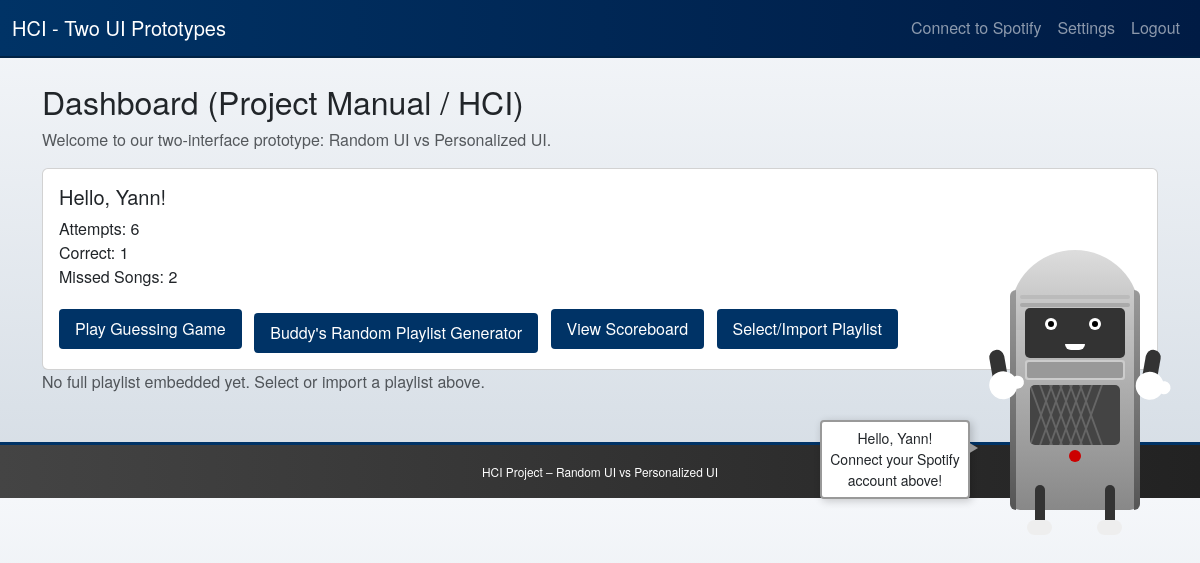
Page /dashboard (signed in) on the earlier database version.
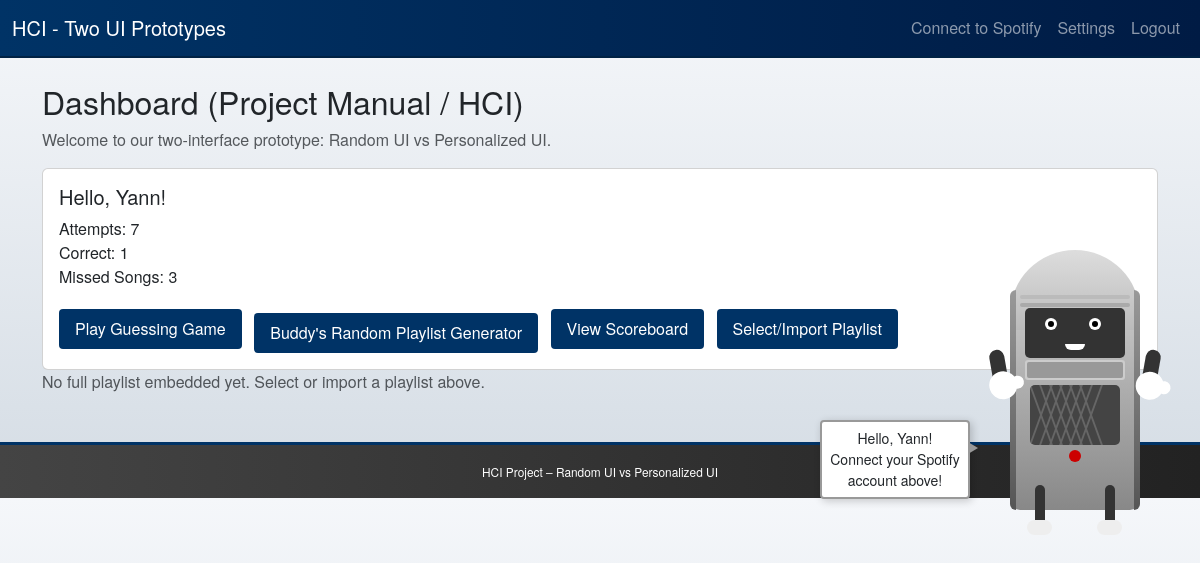
Same page on the later database version.
### models.py (models this page shows, shortened)
class User(db.Model):
    id = db.Column(db.Integer, primary_key=True)
    username = db.Column(db.String(80), unique=True, nullable=False)
    password = db.Column(db.String(80), nullable=False)
    total_correct = db.Column(db.Integer, default=0)
    total_attempts = db.Column(db.Integer, default=0)
    missed_songs = db.Column(db.String(1000), default="[]")
    def get_missed_songs(self):
        try:
            return json.loads(self.missed_songs)
        except:
            return []

### routes/quiz_main.py (the view, shortened to what this page needs)
@quiz_bp.route('/dashboard')
@require_login
def dashboard():
    user = current_user()
    missed_count = 0
    if user:
        missed_count = len(user.get_missed_songs())
    if not session.get("spotify_token"):
        session["buddy_message"] = (
            f"Hello, {user.username if user else 'Friend'}! Connect your Spotify account above!"
        )
    else:
        lines = get_buddy_personality_lines()
        session["buddy_message"] = lines['start'][0]
    return render_template(
        'dashboard.html',
        user=user,
        missed_count=missed_count,
        all_songs=ALL_TRACKS
    )

### app.py (called while the page is built)
def create_app():
    load_dotenv()
    app = Flask(__name__)
    app.secret_key = "ANY_RANDOM_SECRET_FOR_DEVELOPMENT"
    app.config["SQLALCHEMY_DATABASE_URI"] = "sqlite:///guessing_game.db"
    app.config["SQLALCHEMY_TRACK_MODIFICATIONS"] = False
    db.init_app(app)
    @app.context_processor
    def inject_now():
        return {"now": datetime.datetime.now()}
    @app.context_processor
    def inject_buddy_message():
        return {"buddy_message": session.get("buddy_message", "")}
    from routes.auth import auth_bp
    from routes.quiz_base import quiz_bp
    import routes.quiz_main       # attaches main quiz routes to quiz_bp
    import routes.quiz_personalized  # attaches personalized routes to quiz_bp
    app.register_blueprint(auth_bp)
    app.register_blueprint(quiz_bp)
    with app.app_context():
        db.create_all()
    return app

### routes/quiz_base.py (called while the page is built)
def current_user():
    uid = session.get("user_id")
    if not uid:
        return None
    return User.query.get(uid)

### templates/dashboard.html
{% extends "layout.html" %}
{% block content %}
<h2>Dashboard (Project Manual / HCI)</h2>
<p class="text-muted">Welcome to our two-interface prototype: Random UI vs Personalized UI.</p>
<div class="card mt-3">
  <div class="card-body">
    <h5 class="card-title">Hello, {{ user.username }}!</h5>
    <p class="card-text">
      Attempts: {{ user.total_attempts }}<br/>
      Correct: {{ user.total_correct }}<br/>
      Missed Songs: {{ missed_count }}
    </p>
    <button
    class="btn quiz-btn me-2"
    onclick="window.location='{{ url_for('quiz_bp.choose_quiz') }}'">
    Play Guessing Game
    </button>
    <button
    class="btn quiz-btn mt-2"
    onclick="window.location='{{ url_for('quiz_bp.buddy_generator') }}'">
    Buddy's Random Playlist Generator
    </button>
    <button
      class="btn quiz-btn me-2"
      onclick="window.location='{{ url_for('quiz_bp.scoreboard') }}'">
      View Scoreboard
    </button>
    <button
      class="btn quiz-btn"
      onclick="window.location='{{ url_for('quiz_bp.select_playlist') }}'">
      Select/Import Playlist
    </button>
  </div>
</div>
{% if session.playlist_id %}
<hr/>
<h4>Listen to the Full Playlist (Spotify Embed)</h4>
<iframe
  style="border-radius:12px"
  src="https://open.spotify.com/embed/playlist/{{ session.playlist_id }}"
  width="100%"
  height="380"
  frameborder="0"
  allow="autoplay; clipboard-write; encrypted-media; fullscreen; picture-in-picture"
  loading="lazy">
</iframe>
{% else %}
<p class="text-muted">
  No full playlist embedded yet. Select or import a playlist above.
</p>
{% endif %}
{% endblock %}

Differences in the rows shown:
changed User "Yann": total_attempts "6" → "7"
Other differences:
{{ missed_count }}: "2" → "3"
